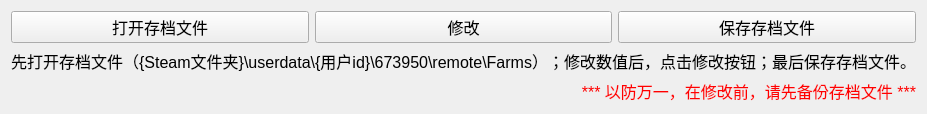
     <widget class="QWidget" name="widget_8" native="true">
      <property name="maximumSize">
       <size>
        <width>16777215</width>
        <height>100</height>
       </size>
      </property>
      <layout class="QVBoxLayout" name="verticalLayout_4">
       <item>
        <layout class="QHBoxLayout" name="horizontalLayout_24">
         <item>
          <widget class="QPushButton" name="open_button">
           <property name="font">
            <font>
             <pointsize>12</pointsize>
            </font>
           </property>
           <property name="text">
            <string>打开存档文件</string>
           </property>
           <property name="icon">
            <iconset>
             <normaloff>icons/open_60_60.png</normaloff>icons/open_60_60.png</iconset>
           </property>
          </widget>
         </item>
         <item>
          <widget class="QPushButton" name="updata_button">
           <property name="font">
            <font>
             <pointsize>12</pointsize>
            </font>
           </property>
           <property name="text">
            <string>修改</string>
           </property>
           <property name="icon">
            <iconset>
             <normaloff>icons/edit_60_60.png</normaloff>icons/edit_60_60.png</iconset>
           </property>
          </widget>
         </item>
         <item>
          <widget class="QPushButton" name="save_button">
           <property name="font">
            <font>
             <pointsize>12</pointsize>
            </font>
           </property>
           <property name="text">
            <string>保存存档文件</string>
           </property>
           <property name="icon">
            <iconset>
             <normaloff>icons/save_60_60.png</normaloff>icons/save_60_60.png</iconset>
           </property>
          </widget>
         </item>
        </layout>
       </item>
       <item>
        <widget class="QLabel" name="label_43">
         <property name="font">
          <font>
           <pointsize>12</pointsize>
           <italic>false</italic>
           <underline>false</underline>
          </font>
         </property>
         <property name="text">
          <string>先打开存档文件（{Steam文件夹}\userdata\{用户id}\673950\remote\Farms）；修改数值后，点击修改按钮；最后保存存档文件。</string>
         </property>
         <property name="alignment">
          <set>Qt::AlignRight|Qt::AlignTrailing|Qt::AlignVCenter</set>
         </property>
        </widget>
       </item>
       <item>
        <widget class="QLabel" name="label_10">
         <property name="font">
          <font>
           <pointsize>12</pointsize>
          </font>
         </property>
         <property name="styleSheet">
          <string notr="true">color: rgb(255, 0, 0);</string>
         </property>
         <property name="text">
          <string>*** 以防万一，在修改前，请先备份存档文件 ***</string>
         </property>
         <property name="alignment">
          <set>Qt::AlignRight|Qt::AlignTrailing|Qt::AlignVCenter</set>
         </property>
        </widget>
       </item>
      </layout>
     </widget>
